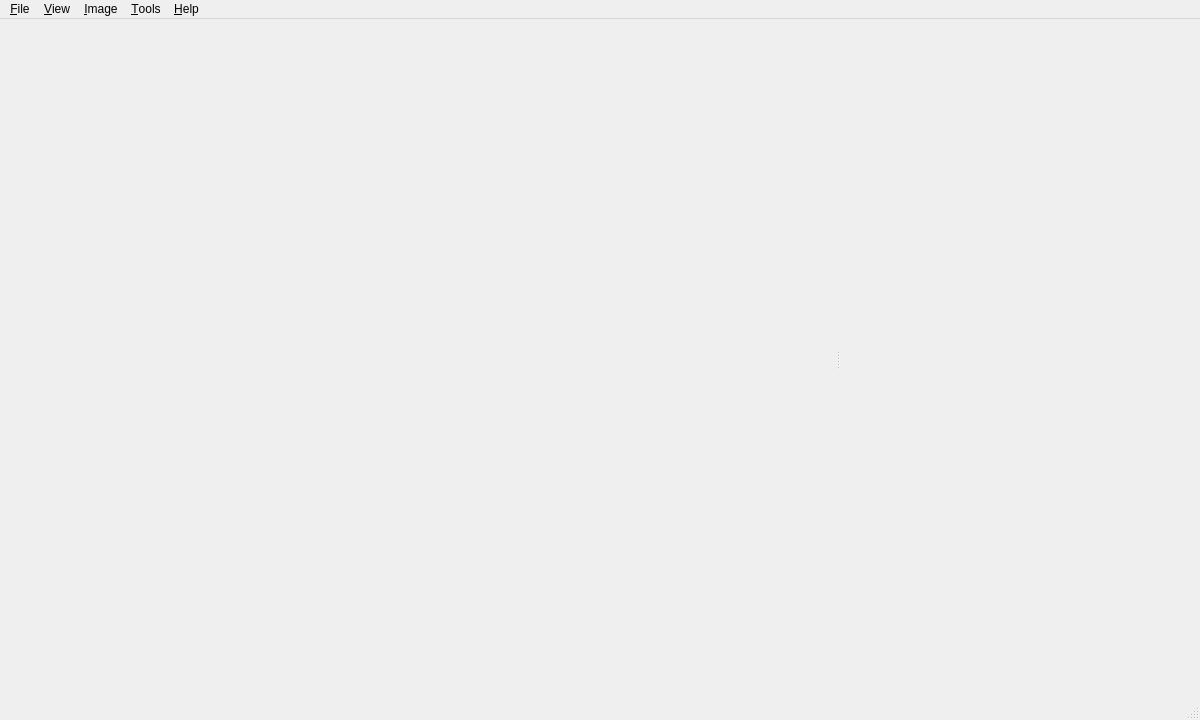
<?xml version="1.0" encoding="UTF-8"?>
<ui version="4.0">
 <class>MainWindow</class>
 <widget class="QMainWindow" name="MainWindow">
  <property name="geometry">
   <rect>
    <x>0</x>
    <y>0</y>
    <width>1200</width>
    <height>720</height>
   </rect>
  </property>
  <property name="windowTitle">
   <string>ASTAP</string>
  </property>
  <widget class="QWidget" name="centralwidget">
   <layout class="QHBoxLayout" name="rootLayout">
    <property name="leftMargin">
     <number>0</number>
    </property>
    <property name="topMargin">
     <number>0</number>
    </property>
    <property name="rightMargin">
     <number>0</number>
    </property>
    <property name="bottomMargin">
     <number>0</number>
    </property>
    <property name="spacing">
     <number>0</number>
    </property>
    <item>
     <widget class="QSplitter" name="centralSplitter">
      <property name="orientation">
       <enum>Qt::Horizontal</enum>
      </property>
      <property name="childrenCollapsible">
       <bool>false</bool>
      </property>
      <widget class="astap::gui::ImageViewer" name="imageViewer" native="true"/>
      <widget class="astap::gui::ControlsPanel" name="controlsPanel" native="true">
       <property name="minimumSize">
        <size>
         <width>240</width>
         <height>0</height>
        </size>
       </property>
       <property name="maximumSize">
        <size>
         <width>360</width>
         <height>16777215</height>
        </size>
       </property>
      </widget>
     </widget>
    </item>
   </layout>
  </widget>
  <widget class="QMenuBar" name="menubar">
   <property name="geometry">
    <rect>
     <x>0</x>
     <y>0</y>
     <width>1200</width>
     <height>24</height>
    </rect>
   </property>
   <widget class="QMenu" name="menuFile">
    <property name="title">
     <string>&amp;File</string>
    </property>
    <addaction name="actionOpen"/>
    <addaction name="actionSave"/>
    <addaction name="actionSaveAs"/>
    <addaction name="separator"/>
    <addaction name="actionPreferences"/>
    <addaction name="separator"/>
    <addaction name="actionQuit"/>
   </widget>
   <widget class="QMenu" name="menuView">
    <property name="title">
     <string>&amp;View</string>
    </property>
    <addaction name="actionZoomIn"/>
    <addaction name="actionZoomOut"/>
    <addaction name="actionFitToWindow"/>
    <addaction name="actionActualSize"/>
    <addaction name="separator"/>
    <addaction name="actionFlipHorizontal"/>
    <addaction name="actionFlipVertical"/>
    <addaction name="actionAutoStretch"/>
    <addaction name="separator"/>
    <addaction name="actionToggleControls"/>
   </widget>
   <widget class="QMenu" name="menuImage">
    <property name="title">
     <string>&amp;Image</string>
    </property>
    <addaction name="actionAnalyse"/>
    <addaction name="actionInspect"/>
    <addaction name="actionAnnotate"/>
    <addaction name="actionCatalogStars"/>
    <addaction name="actionVariableStars"/>
    <addaction name="actionSimbadObjects"/>
    <addaction name="actionVizierGaia"/>
    <addaction name="actionAsteroids"/>
    <addaction name="actionClearMarkers"/>
    <addaction name="separator"/>
    <addaction name="actionSolve"/>
    <addaction name="actionSolveAstrometryNet"/>
    <addaction name="actionShowSolverLog"/>
    <addaction name="separator"/>
    <addaction name="actionPhotometry"/>
    <addaction name="actionAavsoReport"/>
    <addaction name="actionSqm"/>
    <addaction name="actionFocus"/>
    <addaction name="separator"/>
    <addaction name="actionStack"/>
    <addaction name="actionLiveStack"/>
   </widget>
   <widget class="QMenu" name="menuTools">
    <property name="title">
     <string>&amp;Tools</string>
    </property>
    <addaction name="actionGradientRemoval"/>
    <addaction name="actionDustSpotRemoval"/>
   </widget>
   <widget class="QMenu" name="menuHelp">
    <property name="title">
     <string>&amp;Help</string>
    </property>
    <addaction name="actionAbout"/>
   </widget>
   <addaction name="menuFile"/>
   <addaction name="menuView"/>
   <addaction name="menuImage"/>
   <addaction name="menuTools"/>
   <addaction name="menuHelp"/>
  </widget>
  <widget class="QStatusBar" name="statusbar"/>
  <action name="actionOpen">
   <property name="text">
    <string>&amp;Open...</string>
   </property>
   <property name="shortcut">
    <string>Ctrl+O</string>
   </property>
  </action>
  <action name="actionQuit">
   <property name="text">
    <string>&amp;Quit</string>
   </property>
   <property name="shortcut">
    <string>Ctrl+Q</string>
   </property>
  </action>
  <action name="actionZoomIn">
   <property name="text">
    <string>Zoom &amp;In</string>
   </property>
   <property name="shortcut">
    <string>Ctrl++</string>
   </property>
  </action>
  <action name="actionZoomOut">
   <property name="text">
    <string>Zoom &amp;Out</string>
   </property>
   <property name="shortcut">
    <string>Ctrl+-</string>
   </property>
  </action>
  <action name="actionFitToWindow">
   <property name="text">
    <string>&amp;Fit to Window</string>
   </property>
   <property name="shortcut">
    <string>Ctrl+0</string>
   </property>
  </action>
  <action name="actionActualSize">
   <property name="text">
    <string>&amp;Actual Size</string>
   </property>
   <property name="shortcut">
    <string>Ctrl+1</string>
   </property>
  </action>
  <action name="actionFlipHorizontal">
   <property name="text">
    <string>Flip &amp;Horizontal</string>
   </property>
   <property name="checkable">
    <bool>true</bool>
   </property>
  </action>
  <action name="actionFlipVertical">
   <property name="text">
    <string>Flip &amp;Vertical</string>
   </property>
   <property name="checkable">
    <bool>true</bool>
   </property>
  </action>
  <action name="actionAutoStretch">
   <property name="text">
    <string>Auto &amp;Stretch</string>
   </property>
   <property name="shortcut">
    <string>Ctrl+L</string>
   </property>
  </action>
  <action name="actionToggleControls">
   <property name="text">
    <string>Show &amp;Controls Panel</string>
   </property>
   <property name="checkable">
    <bool>true</bool>
   </property>
   <property name="checked">
    <bool>true</bool>
   </property>
  </action>
  <action name="actionStack">
   <property name="text">
    <string>&amp;Stack…</string>
   </property>
   <property name="shortcut">
    <string>Ctrl+T</string>
   </property>
  </action>
  <action name="actionLiveStack">
   <property name="text">
    <string>&amp;Live Stack…</string>
   </property>
   <property name="shortcut">
    <string>Ctrl+Shift+L</string>
   </property>
  </action>
  <action name="actionSave">
   <property name="text">
    <string>&amp;Save</string>
   </property>
   <property name="shortcut">
    <string>Ctrl+Shift+S</string>
   </property>
  </action>
  <action name="actionSaveAs">
   <property name="text">
    <string>Save &amp;As…</string>
   </property>
  </action>
  <action name="actionAnnotate">
   <property name="text">
    <string>&amp;Deep-Sky Annotation</string>
   </property>
   <property name="shortcut">
    <string>Ctrl+D</string>
   </property>
  </action>
  <action name="actionCatalogStars">
   <property name="text">
    <string>Ca&amp;talog Star Overlay</string>
   </property>
   <property name="shortcut">
    <string>Ctrl+Shift+D</string>
   </property>
  </action>
  <action name="actionVariableStars">
   <property name="text">
    <string>&amp;Variable Stars (VSX/VSP)…</string>
   </property>
  </action>
  <action name="actionSimbadObjects">
   <property name="text">
    <string>Sim&amp;bad Objects…</string>
   </property>
  </action>
  <action name="actionVizierGaia">
   <property name="text">
    <string>Vi&amp;zier Gaia Catalog…</string>
   </property>
  </action>
  <action name="actionAsteroids">
   <property name="text">
    <string>&amp;Asteroids &amp;&amp; Comets…</string>
   </property>
  </action>
  <action name="actionAnalyse">
   <property name="text">
    <string>&amp;Analyse Stars</string>
   </property>
   <property name="shortcut">
    <string>Ctrl+A</string>
   </property>
  </action>
  <action name="actionInspect">
   <property name="text">
    <string>&amp;Inspect Image…</string>
   </property>
   <property name="shortcut">
    <string>Ctrl+I</string>
   </property>
  </action>
  <action name="actionClearMarkers">
   <property name="text">
    <string>Clear Star &amp;Markers</string>
   </property>
  </action>
  <action name="actionSolve">
   <property name="text">
    <string>Plate &amp;Solve…</string>
   </property>
   <property name="shortcut">
    <string>Ctrl+S</string>
   </property>
  </action>
  <action name="actionSolveAstrometryNet">
   <property name="text">
    <string>Solve with local astrometry.&amp;net…</string>
   </property>
  </action>
  <action name="actionShowSolverLog">
   <property name="text">
    <string>Show FITS &amp;Header / Log</string>
   </property>
   <property name="shortcut">
    <string>Ctrl+H</string>
   </property>
  </action>
  <action name="actionAbout">
   <property name="text">
    <string>&amp;About ASTAP...</string>
   </property>
  </action>
  <action name="actionPhotometry">
   <property name="text">
    <string>&amp;Photometric Calibration…</string>
   </property>
  </action>
  <action name="actionAavsoReport">
   <property name="text">
    <string>AAVSO Photometry &amp;Report…</string>
   </property>
  </action>
  <action name="actionSqm">
   <property name="text">
    <string>S&amp;ky Quality Meter…</string>
   </property>
  </action>
  <action name="actionFocus">
   <property name="text">
    <string>&amp;Focus V-Curve Fit…</string>
   </property>
  </action>
  <action name="actionGradientRemoval">
   <property name="text">
    <string>&amp;Gradient Removal…</string>
   </property>
   <property name="toolTip">
    <string>Drag from a dark area to a bright area to subtract a linear gradient.</string>
   </property>
  </action>
  <action name="actionDustSpotRemoval">
   <property name="text">
    <string>&amp;Dust Spot Removal…</string>
   </property>
   <property name="toolTip">
    <string>Drag a rectangle around a dust spot to fill it from its surroundings.</string>
   </property>
  </action>
  <action name="actionPreferences">
   <property name="text">
    <string>&amp;Preferences…</string>
   </property>
   <property name="shortcut">
    <string>Ctrl+,</string>
   </property>
   <property name="menuRole">
    <enum>QAction::PreferencesRole</enum>
   </property>
  </action>
 </widget>
 <customwidgets>
  <customwidget>
   <class>astap::gui::ImageViewer</class>
   <extends>QWidget</extends>
   <header>image_viewer.h</header>
   <container>1</container>
  </customwidget>
  <customwidget>
   <class>astap::gui::ControlsPanel</class>
   <extends>QWidget</extends>
   <header>controls_panel.h</header>
   <container>1</container>
  </customwidget>
 </customwidgets>
 <resources/>
 <connections/>
</ui>
